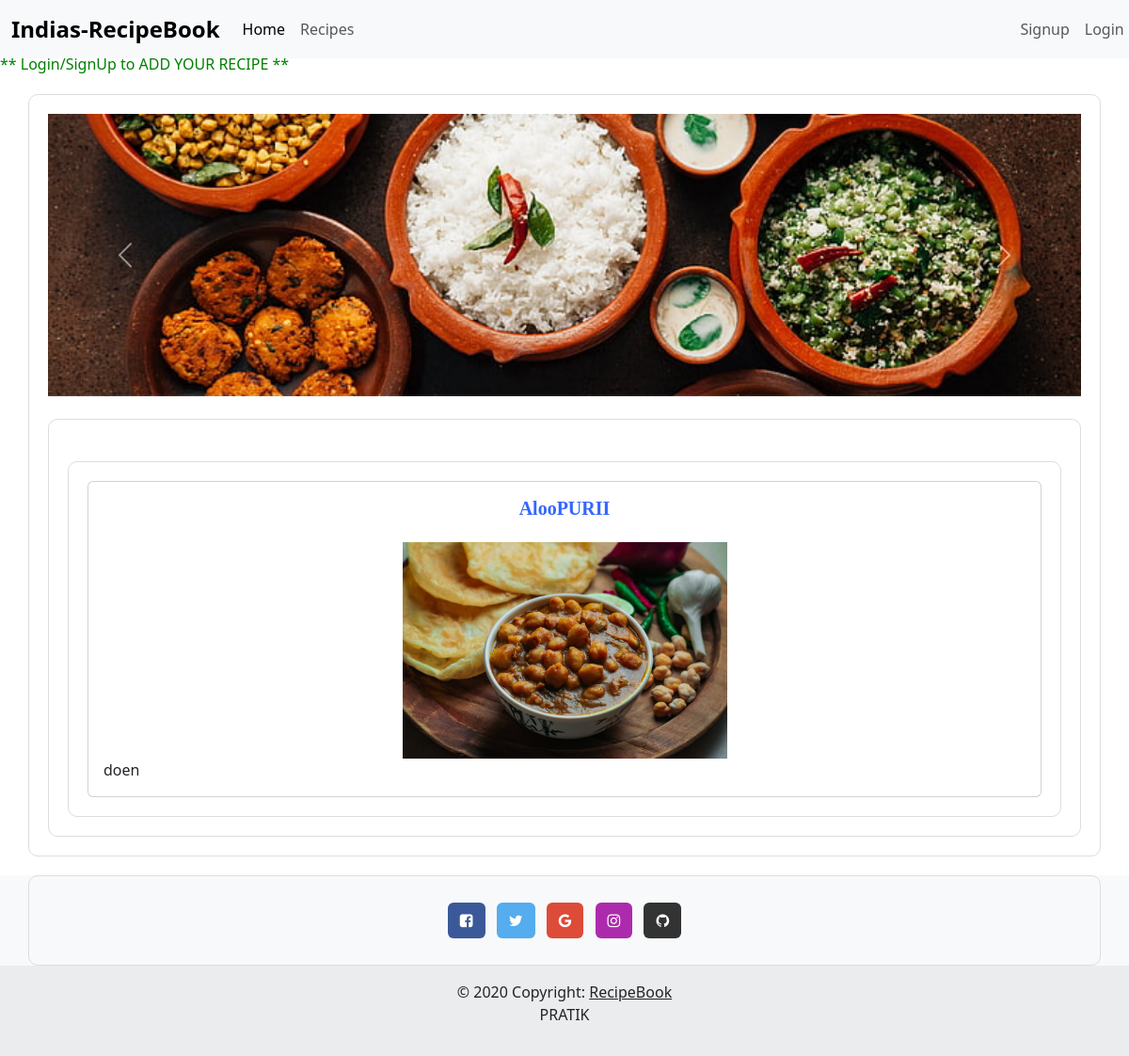
The page /app/content/5 on the database its author committed.
### app/models.py (models this page shows, shortened)
class Recipe(models.Model):
    CATEGORY_CHOICES = [
        ('starter', 'starter'),
        ('Paneer', 'Paneer'),
        ('Rice', 'Rice'),
        ('Chineese', 'Chineese'),
        ('StreetFood', 'StreetFood'),
        ('StateSpecial', 'StateSpecial'),
    ]
    Title  = models.CharField(max_length = 150)
    Discreption = models.TextField()
    Category = models.CharField(max_length =20,choices = CATEGORY_CHOICES)
    image = models.ImageField(upload_to='images/')
    author = models.CharField(max_length=250)
    created_at = models.DateTimeField(auto_now_add=True)
    updated_at = models.DateTimeField(auto_now=True)
    user = models.ForeignKey(User, on_delete=models.CASCADE)

### app/views.py (the view)
# urls.py: path('content/<int:id>',views.contentView,name = "content_url"),
def contentView(request,id):
    obj = Recipe.objects.get(id = id)
    template_name = "app/content.html"
    context = {'data' : obj}
    return render(request,template_name,context)

### templates/app/content.html (shortened to what this page needs)
{% extends "base.html" %}
{% block content %}
    <div class="container mt-4">
        <div class="card">
            <div class="card-body">
                <center><h5 class="card-title mb-4" style="font-family: 'Your Cool Font'; color: #3366ff; font-weight: bold;">
                    {{ data.Title }}
                </h5> </center>
                <div class = "container-fluid">
                   <center><img src="{{data.image.url}}" alt="Not Available" style ="height: 230px;"></center>
                </div>
                <p class="card-text">{{ data.Discreption|safe }}</p>
            </div>
        </div>
    </div>
{% endblock %}

### staticfiles/css/style.css (style rules this page uses)
body { padding-top: 56px; }
.container { padding: 20px; border: 1px solid #ddd; border-radius: 10px; margin-top: 20px; }

### rows shown on the page
Recipe: Title "AlooPURII", image (picture), Discreption "doen"
